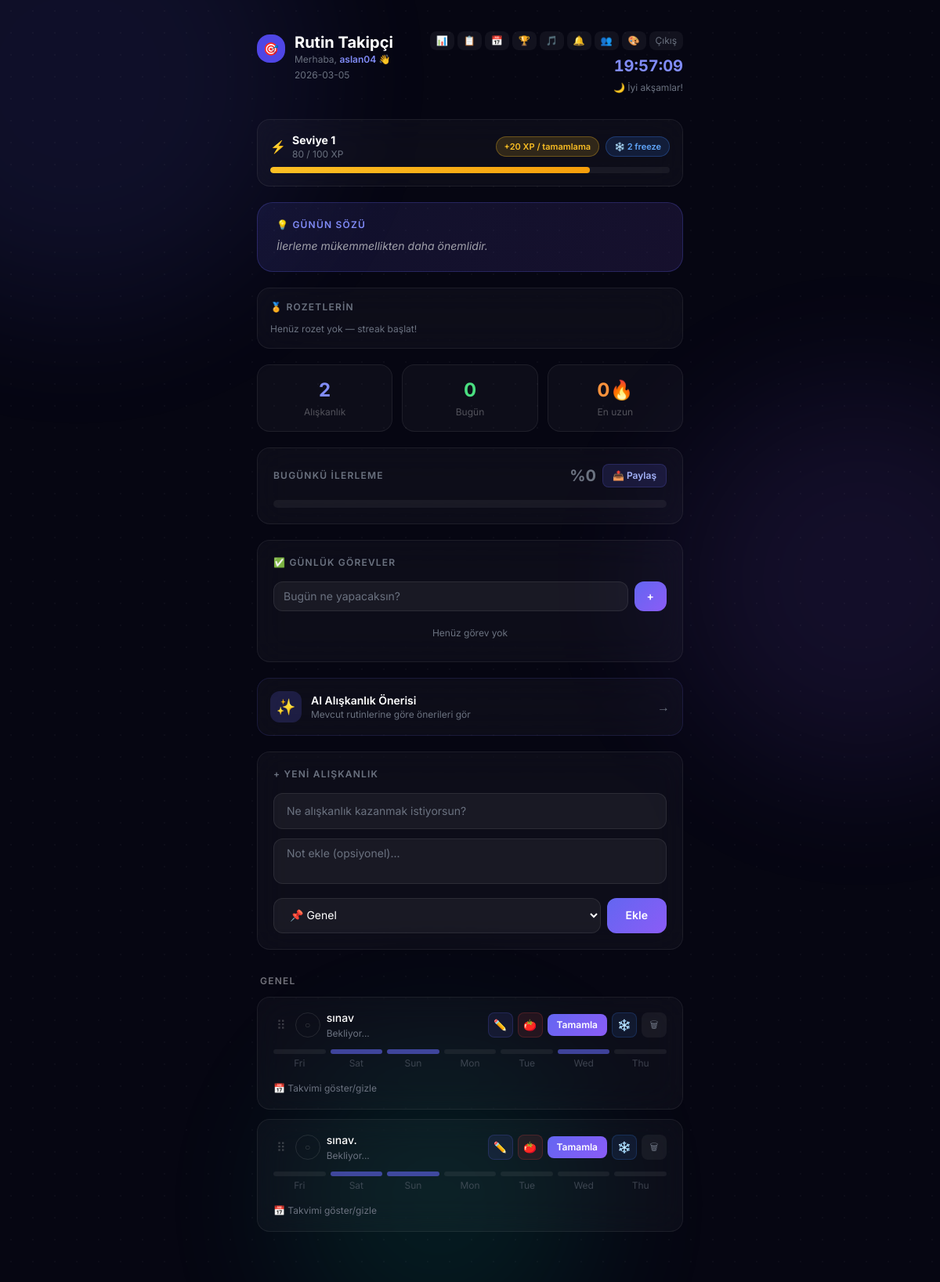
Screenshot of / (signed in) with the database file from the repository.
### app.py (models this page shows)
class User(UserMixin, db.Model):
    id = db.Column(db.Integer, primary_key=True)
    username = db.Column(db.String(80), unique=True, nullable=False)
    email = db.Column(db.String(120), unique=True, nullable=False)
    password = db.Column(db.String(200), nullable=False)
    xp = db.Column(db.Integer, default=0)
    level = db.Column(db.Integer, default=1)
    freeze_count = db.Column(db.Integer, default=3)
    onboarded = db.Column(db.Boolean, default=False)
    habits = db.relationship('Habit', backref='user', lazy=True, cascade='all, delete-orphan')
    todos = db.relationship('Todo', backref='user', lazy=True, cascade='all, delete-orphan')

class Habit(db.Model):
    id = db.Column(db.Integer, primary_key=True)
    name = db.Column(db.String(200), nullable=False)
    category = db.Column(db.String(50), default='Genel')
    note = db.Column(db.String(300), default='')
    order = db.Column(db.Integer, default=0)
    user_id = db.Column(db.Integer, db.ForeignKey('user.id'), nullable=False)
    logs = db.relationship('HabitLog', backref='habit', lazy=True, cascade='all, delete-orphan')

### app.py (the view)
@app.route('/')
@login_required
def index():
    today = str(date.today())
    habits = Habit.query.filter_by(user_id=current_user.id).order_by(Habit.order).all()
    today_logs = []
    for h in habits:
        for l in h.logs:
            if l.date == today:
                today_logs.append(h.id)
    streaks = {str(h.id): get_streak(h) for h in habits}
    weekly = {str(h.id): get_weekly(h) for h in habits}
    total = len(habits)
    completed = len([h for h in habits if h.id in today_logs])
    percent = int((completed / total) * 100) if total > 0 else 0
    xp_needed = calc_xp_for_level(current_user.level)
    xp_percent = int((current_user.xp / xp_needed) * 100) if xp_needed > 0 else 0
    todos = Todo.query.filter_by(user_id=current_user.id, date=today).all()
    show_onboarding = not current_user.onboarded and total == 0
    return render_template('index.html',
        habits=habits, today=today, today_logs=today_logs,
        streaks=streaks, weekly=weekly,
        total=total, completed=completed, percent=percent,
        user=current_user, xp_needed=xp_needed, xp_percent=xp_percent,
        todos=todos, show_onboarding=show_onboarding)

### templates/index.html (shortened to what this page needs)
<!DOCTYPE html>
<html lang="tr" data-theme="dark">
<head>
    <script src="https://cdn.tailwindcss.com"></script>
</head>
<body>
<div class="bg-orb orb1"></div>
<div class="bg-orb orb2"></div>
<div class="bg-orb orb3"></div>
<div class="dot-grid"></div>
<div class="relative z-10 max-w-xl mx-auto px-4 py-10">
    <div class="flex items-start justify-between mb-8 slide-up">
        <div>
            <div class="flex items-center gap-3 mb-1">
                <div class="w-9 h-9 rounded-2xl bg-indigo-600 flex items-center justify-center text-base pulse-glow">🎯</div>
                <div>
                    <h1 class="text-xl font-bold">Rutin Takipçi</h1>
                    <p class="text-xs" style="color:var(--text-muted)">Merhaba, <a href="/profile" class="text-indigo-400 font-semibold">{{ user.username }}</a> 👋</p>
                </div>
            </div>
            <p class="text-xs pl-12 mt-1" style="color:var(--text-muted)">{{ today }}</p>
        </div>
        <div class="flex flex-col items-end gap-1.5">
            <div class="flex items-center gap-1 flex-wrap justify-end">
                <button onclick="openStats()" class="text-xs px-2 py-1 rounded-lg" style="background:rgba(255,255,255,0.05);color:var(--text-muted)">📊</button>
                <button onclick="openReport()" class="text-xs px-2 py-1 rounded-lg" style="background:rgba(255,255,255,0.05);color:var(--text-muted)">📋</button>
                <button onclick="openMonthly()" class="text-xs px-2 py-1 rounded-lg" style="background:rgba(255,255,255,0.05);color:var(--text-muted)">📅</button>
                <button onclick="openLeaderboard()" class="text-xs px-2 py-1 rounded-lg" style="background:rgba(255,255,255,0.05);color:var(--text-muted)">🏆</button>
                <button onclick="document.getElementById('musicModal').classList.remove('hidden')" class="text-xs px-2 py-1 rounded-lg" style="background:rgba(255,255,255,0.05);color:var(--text-muted)">🎵</button>
                <button onclick="document.getElementById('reminderModal').classList.remove('hidden')" class="text-xs px-2 py-1 rounded-lg" style="background:rgba(255,255,255,0.05);color:var(--text-muted)">🔔</button>
                <button onclick="openFriends()" class="text-xs px-2 py-1 rounded-lg" style="background:rgba(255,255,255,0.05);color:var(--text-muted)">👥</button>
                <button onclick="document.getElementById('themeModal').classList.remove('hidden')" class="text-xs px-2 py-1 rounded-lg" style="background:rgba(255,255,255,0.05);color:var(--text-muted)">🎨</button>
                <a href="/logout" class="text-xs px-2 py-1 rounded-lg" style="background:rgba(255,255,255,0.05);color:var(--text-muted)">Çıkış</a>
            </div>
            <p id="clock" class="text-xl font-bold text-indigo-400 tabular-nums"></p>
            <p id="greeting" class="text-xs" style="color:var(--text-muted)"></p>
        </div>
    </div>
    <div class="glass rounded-2xl p-4 mb-5 slide-up">
        <div class="flex items-center justify-between mb-2">
            <div class="flex items-center gap-2">
                <span>⚡</span>
                <div>
                    <p class="text-sm font-bold">Seviye {{ user.level }}</p>
                    <p class="text-xs" style="color:var(--text-muted)">{{ user.xp }} / {{ xp_needed }} XP</p>
                </div>
            </div>
            <div class="flex items-center gap-2">
                <span class="badge badge-gold">+20 XP / tamamlama</span>
                <span class="badge" style="background:rgba(59,130,246,0.15);border:1px solid rgba(59,130,246,0.3);color:#60a5fa">❄️ {{ user.freeze_count }} freeze</span>
            </div>
        </div>
        <div class="w-full rounded-full h-2 overflow-hidden" style="background:rgba(255,255,255,0.05)">
            <div class="xp-bar-fill h-2 rounded-full" style="width:{{ xp_percent }}%"></div>
        </div>
    </div>
    <div class="quote-card mb-5 slide-up">
        <p class="text-xs text-indigo-400 uppercase tracking-widest mb-2 font-semibold">💡 Günün Sözü</p>
        <p id="quote" class="text-sm leading-relaxed italic" style="color:var(--text-secondary)"></p>
    </div>
    {% if habits %}
    <div class="glass rounded-2xl p-4 mb-5 slide-up">
        <p class="text-xs uppercase tracking-widest mb-3 font-semibold" style="color:var(--text-muted)">🏅 Rozetlerin</p>
        <div class="flex flex-wrap gap-2">
            {% set max_streak = namespace(val=0) %}
            {% for h in habits %}{% if streaks[h.id|string] > max_streak.val %}{% set max_streak.val = streaks[h.id|string] %}{% endif %}{% endfor %}
            {% if max_streak.val == 0 and percent < 100 %}<span class="text-xs" style="color:var(--text-muted)">Henüz rozet yok — streak başlat!</span>{% endif %}
        </div>
    </div>
    {% endif %}
    {% if total > 0 %}
    <div class="grid grid-cols-3 gap-3 mb-5 slide-up">
        <div class="stat-card"><p class="text-2xl font-bold text-indigo-400">{{ total }}</p><p class="text-xs mt-1" style="color:var(--stat-sub)">Alışkanlık</p></div>
        <div class="stat-card"><p class="text-2xl font-bold text-green-400">{{ completed }}</p><p class="text-xs mt-1" style="color:var(--stat-sub)">Bugün</p></div>
        <div class="stat-card">
            {% set max_streak = namespace(val=0) %}
            {% for h in habits %}{% if streaks[h.id|string] > max_streak.val %}{% set max_streak.val = streaks[h.id|string] %}{% endif %}{% endfor %}
            <p class="text-2xl font-bold text-orange-400">{{ max_streak.val }}🔥</p><p class="text-xs mt-1" style="color:var(--stat-sub)">En uzun</p>
        </div>
    </div>
    <div class="glass rounded-2xl p-5 mb-5 slide-up">
        <div class="flex justify-between items-center mb-4">
            <p class="text-xs uppercase tracking-widest font-semibold" style="color:var(--text-muted)">Bugünkü İlerleme</p>
            <div class="flex items-center gap-2">
                <p class="text-xl font-bold {% if percent == 100 %}text-green-400{% elif percent >= 50 %}text-indigo-400{% else %}text-gray-500{% endif %}">%{{ percent }}</p>
                <button onclick="openShare()" class="px-3 py-1.5 rounded-lg text-xs font-semibold" style="background:rgba(99,102,241,0.15);color:#a5b4fc;border:1px solid rgba(99,102,241,0.2)">📤 Paylaş</button>
            </div>
        </div>
        <div class="w-full rounded-full h-2.5 overflow-hidden" style="background:rgba(255,255,255,0.05)">
        </div>
    </div>
    {% endif %}
    <div class="glass rounded-2xl p-5 mb-5 slide-up">
        <p class="text-xs uppercase tracking-widest mb-4 font-semibold" style="color:var(--text-muted)">✅ Günlük Görevler</p>
        <form method="POST" action="/todo/add" class="flex gap-2 mb-3">
            <input type="text" name="text" placeholder="Bugün ne yapacaksın?" class="flex-1 rounded-xl px-3 py-2 text-sm">
            <button type="submit" class="btn-primary px-4 py-2 rounded-xl text-sm font-semibold">+</button>
        </form>
        {% if todos %}
            {% for todo in todos %}
            <div class="todo-item {% if todo.done %}todo-done-item{% endif %}">
                <a href="/todo/done/{{ todo.id }}" class="w-5 h-5 rounded-md flex-shrink-0 flex items-center justify-center" style="background:{% if todo.done %}rgba(16,185,129,0.3);border:1px solid rgba(16,185,129,0.4){% else %}rgba(255,255,255,0.05);border:1px solid rgba(255,255,255,0.1){% endif %}">
                    {% if todo.done %}<span class="text-green-400 text-xs">✓</span>{% endif %}
                </a>
                <p class="flex-1 text-sm">{{ todo.text }}</p>
                <a href="/todo/delete/{{ todo.id }}" class="text-gray-600 hover:text-red-400 text-xs">🗑</a>
            </div>
            {% endfor %}
        {% else %}
            <p class="text-xs text-center py-2" style="color:var(--text-muted)">Henüz görev yok</p>
        {% endif %}
    </div>
    <button onclick="openAI()" class="w-full glass rounded-2xl p-4 mb-5 slide-up flex items-center gap-3" style="border:1px solid rgba(99,102,241,0.15)">
        <div class="w-10 h-10 rounded-xl flex items-center justify-center text-xl flex-shrink-0" style="background:rgba(99,102,241,0.2)">✨</div>
        <div class="text-left"><p class="text-sm font-semibold">AI Alışkanlık Önerisi</p><p class="text-xs" style="color:var(--text-muted)">Mevcut rutinlerine göre önerileri gör</p></div>
        <span class="ml-auto text-gray-500">→</span>
    </button>
    <div class="glass rounded-2xl p-5 mb-8 slide-up">
        <p class="text-xs uppercase tracking-widest mb-4 font-semibold" style="color:var(--text-muted)">+ Yeni Alışkanlık</p>
        <form method="POST" action="/add">
            <input type="text" name="habit" placeholder="Ne alışkanlık kazanmak istiyorsun?" class="w-full rounded-xl px-4 py-3 text-sm mb-3">
            <textarea name="note" placeholder="Not ekle (opsiyonel)..." class="w-full rounded-xl px-4 py-2 text-sm mb-3 resize-none" rows="2"></textarea>
            <div class="flex gap-2">
                <select name="category" class="flex-1 rounded-xl px-4 py-3 text-sm">
                    <option value="Genel">📌 Genel</option>
                </select>
                <button type="submit" class="btn-primary px-6 py-3 rounded-xl text-sm font-semibold">Ekle</button>
            </div>
        </form>
    </div>
    {% if habits %}
        {% set categories = habits | map(attribute='category') | unique | list %}
        {% for category in categories %}
        <div class="mb-6">
            <p class="text-xs uppercase tracking-widest mb-3 px-1 font-semibold" style="color:var(--category-text)">{{ category }}</p>
            <div class="sortable-list">
            {% for habit in habits if habit.category == category %}
            {% set done = habit.id in today_logs %}
            <div class="glass-card rounded-2xl px-5 py-4 mb-3" data-id="{{ habit.id }}">
                <div class="flex items-center justify-between mb-3">
                    <div class="flex items-center gap-2 min-w-0">
                        <span class="drag-handle">⠿</span>
                        {% if done %}
                            <div class="w-8 h-8 rounded-full flex-shrink-0 flex items-center justify-center" style="background:rgba(16,185,129,0.2);border:1px solid rgba(16,185,129,0.3)">
                                <span class="check-anim text-green-400 text-sm font-bold">✓</span>
                            </div>
                            <div class="min-w-0">
                                <p class="line-through font-medium text-sm truncate" style="color:var(--text-muted)">{{ habit.name }}</p>
                                {% if habit.note %}<p class="note-text">{{ habit.note }}</p>{% endif %}
                                <p class="text-xs text-green-500 mt-0.5">Tamamlandı ✓</p>
                            </div>
                        {% else %}
                            <div class="w-8 h-8 rounded-full flex-shrink-0 flex items-center justify-center" style="border:1px solid rgba(255,255,255,0.1)">
                                <span style="color:rgba(255,255,255,0.2);font-size:12px">○</span>
                            </div>
                            <div class="min-w-0">
                                <p class="font-medium text-sm truncate">{{ habit.name }}</p>
                                <p class="text-xs mt-0.5" style="color:var(--text-muted)">Bekliyor...</p>
                            </div>
                        {% endif %}
                    </div>
                    <div class="flex items-center gap-1.5 flex-shrink-0 ml-2">
                        <button onclick="openEdit({{ habit.id }},'{{ habit.name|replace("'","\\'") }}','{{ habit.category }}','{{ habit.note|replace("'","\\'") }}')" class="w-8 h-8 rounded-lg flex items-center justify-center text-sm" style="background:rgba(99,102,241,0.1);border:1px solid rgba(99,102,241,0.2)">✏️</button>
                        <button onclick="openPomodoro('{{ habit.name }}')" class="w-8 h-8 rounded-lg flex items-center justify-center text-sm" style="background:rgba(239,68,68,0.1);border:1px solid rgba(239,68,68,0.2)">🍅</button>
                        {% if not done %}
                        <a href="/complete/{{ habit.id }}" onclick="showXP(event,'+20 XP')" class="btn-primary px-3 py-1.5 rounded-lg text-xs font-semibold">Tamamla</a>
                        <a href="/freeze/{{ habit.id }}" title="Dünü freeze ile koru" class="w-8 h-8 rounded-lg flex items-center justify-center text-sm" style="background:rgba(59,130,246,0.1);border:1px solid rgba(59,130,246,0.2)">❄️</a>
                        {% endif %}
                        <a href="/delete/{{ habit.id }}" class="w-8 h-8 rounded-lg flex items-center justify-center text-xs" style="background:rgba(255,255,255,0.05);color:var(--text-muted)" onmouseover="this.style.background='rgba(239,68,68,0.15)';this.style.color='#f87171'" onmouseout="this.style.background='rgba(255,255,255,0.05)';this.style.color='var(--text-muted)'">🗑</a>
                    </div>
                </div>
                <div class="flex gap-1.5 mb-2">
                    {% for day in weekly[habit.id|string] %}
                    <div class="flex-1 text-center">
                        <div class="w-full h-1.5 rounded-full mb-1" style="background:{% if day.done %}rgba(99,102,241,0.6){% else %}rgba(255,255,255,0.06){% endif %}"></div>
                        <p class="text-xs" style="color:var(--text-muted);opacity:0.5">{{ day.day }}</p>
                    </div>
                    {% endfor %}
                </div>
                <button onclick="toggleCalendar({{ habit.id }})" class="text-xs mt-2" style="color:var(--text-muted)">📅 Takvimi göster/gizle</button>
            </div>
            {% endfor %}
            </div>
        </div>
        {% endfor %}
    {% endif %}
</div>
</body>
</html>

### rows the page displays
User: username "aslan04", level "1", xp "80", freeze_count "2"
Habit: category "GENEL", name "sınav", day "Fri" "Sat" "Sun" "Mon" "Tue" "Wed" "Thu"
Habit: name "sınav.", day "Fri" "Sat" "Sun" "Mon" "Tue" "Wed" "Thu"

### other values shown
{{ today }} "2026-03-05"
{{ xp_needed }} "100"
{{ total }} "2"
{{ completed }} "0"
{{ max_streak.val }} "0"
{{ percent }} "0"
